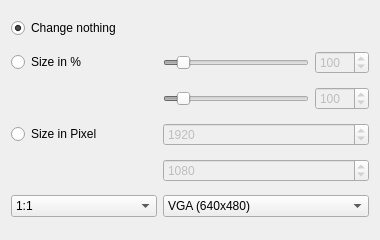
<?xml version="1.0" encoding="UTF-8"?>
<ui version="4.0">
 <class>Resize</class>
 <widget class="QWidget" name="Resize">
  <property name="geometry">
   <rect>
    <x>0</x>
    <y>0</y>
    <width>380</width>
    <height>240</height>
   </rect>
  </property>
  <property name="windowTitle">
   <string>Form</string>
  </property>
  <layout class="QGridLayout" name="gridLayout">
   <item row="0" column="0">
    <widget class="QRadioButton" name="SizeNothingRadioButton">
     <property name="text">
      <string>Change nothing</string>
     </property>
     <property name="checked">
      <bool>true</bool>
     </property>
    </widget>
   </item>
   <item row="0" column="1">
    <spacer name="horizontalSpacer_3">
     <property name="orientation">
      <enum>Qt::Horizontal</enum>
     </property>
     <property name="sizeHint" stdset="0">
      <size>
       <width>144</width>
       <height>20</height>
      </size>
     </property>
    </spacer>
   </item>
   <item row="1" column="0">
    <widget class="QRadioButton" name="SizePercentRadioButton">
     <property name="toolTip">
      <string>Check this to resize images by percentage</string>
     </property>
     <property name="text">
      <string>Size in %</string>
     </property>
    </widget>
   </item>
   <item row="1" column="1">
    <widget class="QSlider" name="SizeXPercentHorizontalSlider">
     <property name="enabled">
      <bool>false</bool>
     </property>
     <property name="minimum">
      <number>1</number>
     </property>
     <property name="maximum">
      <number>1000</number>
     </property>
     <property name="value">
      <number>100</number>
     </property>
     <property name="orientation">
      <enum>Qt::Horizontal</enum>
     </property>
    </widget>
   </item>
   <item row="1" column="2">
    <widget class="QSpinBox" name="SizeXPercentSpinBox">
     <property name="enabled">
      <bool>false</bool>
     </property>
     <property name="toolTip">
      <string>width</string>
     </property>
     <property name="minimum">
      <number>1</number>
     </property>
     <property name="maximum">
      <number>1000</number>
     </property>
     <property name="singleStep">
      <number>1</number>
     </property>
     <property name="value">
      <number>100</number>
     </property>
    </widget>
   </item>
   <item row="2" column="1">
    <widget class="QSlider" name="SizeYPercentHorizontalSlider">
     <property name="enabled">
      <bool>false</bool>
     </property>
     <property name="minimum">
      <number>1</number>
     </property>
     <property name="maximum">
      <number>1000</number>
     </property>
     <property name="value">
      <number>100</number>
     </property>
     <property name="orientation">
      <enum>Qt::Horizontal</enum>
     </property>
    </widget>
   </item>
   <item row="2" column="2">
    <widget class="QSpinBox" name="SizeYPercentSpinBox">
     <property name="enabled">
      <bool>false</bool>
     </property>
     <property name="toolTip">
      <string>height</string>
     </property>
     <property name="minimum">
      <number>1</number>
     </property>
     <property name="maximum">
      <number>1000</number>
     </property>
     <property name="value">
      <number>100</number>
     </property>
    </widget>
   </item>
   <item row="3" column="0">
    <widget class="QRadioButton" name="SizePixelRadioButton">
     <property name="toolTip">
      <string>Check this to resize images by given size in pixel</string>
     </property>
     <property name="text">
      <string>Size in Pixel</string>
     </property>
    </widget>
   </item>
   <item row="3" column="1" colspan="2">
    <widget class="QSpinBox" name="SizeXPixelSpinBox">
     <property name="enabled">
      <bool>false</bool>
     </property>
     <property name="toolTip">
      <string>width</string>
     </property>
     <property name="maximum">
      <number>5000</number>
     </property>
     <property name="value">
      <number>1920</number>
     </property>
    </widget>
   </item>
   <item row="4" column="0">
    <spacer name="horizontalSpacer_4">
     <property name="orientation">
      <enum>Qt::Horizontal</enum>
     </property>
     <property name="sizeHint" stdset="0">
      <size>
       <width>144</width>
       <height>20</height>
      </size>
     </property>
    </spacer>
   </item>
   <item row="4" column="1" colspan="2">
    <widget class="QSpinBox" name="SizeYPixelSpinBox">
     <property name="enabled">
      <bool>false</bool>
     </property>
     <property name="toolTip">
      <string>height</string>
     </property>
     <property name="maximum">
      <number>5000</number>
     </property>
     <property name="value">
      <number>1080</number>
     </property>
    </widget>
   </item>
   <item row="5" column="0">
    <widget class="QComboBox" name="SizeRatioComboBox">
     <item>
      <property name="text">
       <string notr="true">1:1</string>
      </property>
     </item>
     <item>
      <property name="text">
       <string notr="true">5:4</string>
      </property>
     </item>
     <item>
      <property name="text">
       <string notr="true">4:3</string>
      </property>
     </item>
     <item>
      <property name="text">
       <string notr="true">16:9</string>
      </property>
     </item>
    </widget>
   </item>
   <item row="5" column="1" colspan="2">
    <widget class="QComboBox" name="PixelComboBox">
     <item>
      <property name="text">
       <string notr="true">VGA (640x480)</string>
      </property>
     </item>
     <item>
      <property name="text">
       <string notr="true">XGA (1024x768)</string>
      </property>
     </item>
     <item>
      <property name="text">
       <string notr="true">NTSC (576x486)</string>
      </property>
     </item>
     <item>
      <property name="text">
       <string notr="true">PAL (720x486)</string>
      </property>
     </item>
     <item>
      <property name="text">
       <string notr="true">HD (1920x1080)</string>
      </property>
     </item>
     <item>
      <property name="text">
       <string notr="true">Flickr large (768x1024)</string>
      </property>
     </item>
     <item>
      <property name="text">
       <string notr="true">iPhone landscape (480x320)</string>
      </property>
     </item>
     <item>
      <property name="text">
       <string notr="true">SVGA (800x600)</string>
      </property>
     </item>
     <item>
      <property name="text">
       <string notr="true">HD 720 (1280x720)</string>
      </property>
     </item>
     <item>
      <property name="text">
       <string notr="true">2K (2048x1080)</string>
      </property>
     </item>
     <item>
      <property name="text">
       <string notr="true">PSP (480x272)</string>
      </property>
     </item>
     <item>
      <property name="text">
       <string notr="true">160x160</string>
      </property>
     </item>
    </widget>
   </item>
  </layout>
 </widget>
 <resources/>
 <connections>
  <connection>
   <sender>SizeXPercentHorizontalSlider</sender>
   <signal>valueChanged(int)</signal>
   <receiver>SizeXPercentSpinBox</receiver>
   <slot>setValue(int)</slot>
   <hints>
    <hint type="sourcelabel">
     <x>238</x>
     <y>65</y>
    </hint>
    <hint type="destinationlabel">
     <x>343</x>
     <y>65</y>
    </hint>
   </hints>
  </connection>
  <connection>
   <sender>SizeYPercentHorizontalSlider</sender>
   <signal>valueChanged(int)</signal>
   <receiver>SizeYPercentSpinBox</receiver>
   <slot>setValue(int)</slot>
   <hints>
    <hint type="sourcelabel">
     <x>238</x>
     <y>101</y>
    </hint>
    <hint type="destinationlabel">
     <x>343</x>
     <y>101</y>
    </hint>
   </hints>
  </connection>
  <connection>
   <sender>SizeXPercentHorizontalSlider</sender>
   <signal>valueChanged(int)</signal>
   <receiver>SizeYPercentHorizontalSlider</receiver>
   <slot>setValue(int)</slot>
   <hints>
    <hint type="sourcelabel">
     <x>238</x>
     <y>65</y>
    </hint>
    <hint type="destinationlabel">
     <x>238</x>
     <y>101</y>
    </hint>
   </hints>
  </connection>
  <connection>
   <sender>SizeXPercentSpinBox</sender>
   <signal>valueChanged(int)</signal>
   <receiver>SizeXPercentHorizontalSlider</receiver>
   <slot>setValue(int)</slot>
   <hints>
    <hint type="sourcelabel">
     <x>343</x>
     <y>65</y>
    </hint>
    <hint type="destinationlabel">
     <x>238</x>
     <y>65</y>
    </hint>
   </hints>
  </connection>
  <connection>
   <sender>SizeYPercentSpinBox</sender>
   <signal>valueChanged(int)</signal>
   <receiver>SizeYPercentHorizontalSlider</receiver>
   <slot>setValue(int)</slot>
   <hints>
    <hint type="sourcelabel">
     <x>343</x>
     <y>101</y>
    </hint>
    <hint type="destinationlabel">
     <x>238</x>
     <y>101</y>
    </hint>
   </hints>
  </connection>
 </connections>
</ui>
